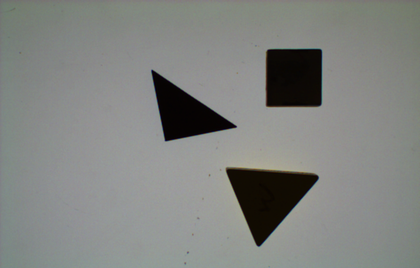
%> input picture Object_recognition/img/new/4.png, 420 x 268 px, shrunk from 752 x 480 before the run
$ octave featureExtraction.m   (GNU Octave 9; MATLAB toolbox functions it lacks are replaced by stand-ins)
%> lines starting %> are read from the running program, lines starting %| are printed output that depends on the picture; in (x1, y1, x2, y2) boxes, pixels count from 0 and x2, y2 are one past the last pixel; in counts of white or black regions, pixels touching at a corner belong together; the program's own positions count from 1
### Object_recognition/imOrientedBox.m
function [rect labels] = imOrientedBox(img, varargin)
%IMORIENTEDBOX Minimum-area oriented bounding box of particles in image
%
%   OBB = imOrientedBox(IMG);
%   Computes the minimum area oriented bounding box of labels in image IMG.
%   IMG is either a binary or a label image. The result OBB is a N-by-5
%   array, containing the center, the length, the width, and the
%   orientation of the bounding box of each particle in image.
%
%   The orientation is given in degrees, in the direction of the greatest
%   box axis.
%
%   OBB = imOrientedBox(IMG, NDIRS);
%   OBB = imOrientedBox(IMG, DIRSET);
%   Specifies either the number of directions to use for computing boxes
%   (default is 180 corresponding to one direction by degree), or the set
%   of directions (in degrees).
%
%   OBB = imOrientedBox(..., SPACING);
%   OBB = imOrientedBox(..., SPACING, ORIGIN);
%   Specifies the spatial calibration of image. Both SPACING and ORIGIN are
%   1-by-2 row vectors. SPACING = [SX SY] contains the size of a pixel.
%   ORIGIN = [OX OY] contains the center position of the top-left pixel of
%   image.
%   If no calibration is specified, spacing = [1 1] and origin = [1 1] are
%   used. If only the sapcing is specified, the origin is set to [0 0].
%
%   OBB = imOrientedBox(..., PNAME, PVALUE);
%   Specify optional arguments as parameter pair-values. Available names
%   are:
%   * 'spacing' the sapcing bewteen pixels
%   * 'origin'  the position of the first pixel
%   * 'angles'  the array of angles used for computation
%   * 'labels'  restrict the computation to the set of specified labels,
%           given as a N-by-1 array
%
%   Example
%   % Compute and display the oriented box of several particles
%     img = imread('rice.png');
%     img2 = img - imopen(img, ones(30, 30));
%     lbl = bwlabel(img2 > 50, 4);
%     boxes = imOrientedBox(lbl);
%     imshow(img); hold on;
%     drawOrientedBox(boxes, 'linewidth', 2, 'color', 'g');
%
%   See also
%   imFeretDiameter, imInertiaEllipse, imMaxFeretDiameter

% ------
% Author: David Legland
% e-mail: david.legland@grignon.inra.fr
% Created: 2011-02-07,    using Matlab 7.9.0.529 (R2009b)
% Copyright 2011 INRA - Cepia Software Platform.

%   HISTORY
%   2011-03-30 use degrees for angles
%   2014-06-17 add psb to specify labels


%% Extract number of orientations

theta = 180;
if ~isempty(varargin) && ~ischar(varargin{1})
    var1 = varargin{1};
    if isscalar(var1)
        % Number of directions given as scalar
        theta = var1;
        varargin(1) = [];

    elseif ndims(var1) == 2 && sum(size(var1) ~= [1 2]) ~= 0 %#ok<ISMAT>
        % direction set given as vector
        theta = var1;
        varargin(1) = [];
    end
end


%% Extract spatial calibration

% default values
spacing = [1 1];
origin  = [1 1];
calib   = false;

% extract spacing (for backward compatibility)
if ~isempty(varargin) && ~ischar(varargin{1})
    spacing = varargin{1};
    varargin(1) = [];
    calib = true;
    origin = [0 0];
end

% extract origin (for backward compatibility)
if ~isempty(varargin) && ~ischar(varargin{1})
    origin = varargin{1};
end

labels  = [];
while length(varargin) > 1 && ischar(varargin{1})
    paramName = varargin{1};
    switch lower(paramName)
        case 'angles'
            theta = varargin{2};
        case 'spacing'
            spacing = varargin{2};
        case 'origin'
            origin = varargin{2};
        case 'labels'
            labels = varargin{2};
        otherwise
            error(['Can not handle param name: ' paramName]);
    end

    varargin(1:2) = [];
end


%% Initialisations

% if theta is scalar, create an array of directions (in degrees)
if isscalar(theta)
    theta = linspace(0, 180, theta+1);
    theta = theta(1:end-1);
end
nTheta = length(theta);

% extract the set of labels is necessary, without the background
if isempty(labels)
    labels = imFindLabels(img);
end
nLabels = length(labels);

% allocate memory for result
rect = zeros(nLabels, 5);


%% Iterate over labels

for i = 1:nLabels
    % extract points of the current particle
    [y, x] = find(img==labels(i));
    if isempty(x)
        continue;
    end

    % transform to physical space if needed
    if calib
        x = (x-1) * spacing(1) + origin(1);
        y = (y-1) * spacing(2) + origin(2);
    end

    % keep only points of the convex hull
    try
        inds = convhull(x, y);
        x = x(inds);
        y = y(inds);
    catch ME %#ok<NASGU>
        % an exception can occur if points are colinear.
        % in this case we transform all points
    end

    % compute convex hull centroid, that corresponds to approximate
    % location of rectangle center
    xc = mean(x);
    yc = mean(y);

    % recenter points (should be better for numerical accuracy)
    x = x - xc;
    y = y - yc;

    % allocate memory for result of Feret Diameter computation
    fd = zeros(1, nTheta);

    % iterate over orientations
    for t = 1:nTheta
        % convert angle to radians, and change sign (to make transformed
        % points aligned along x-axis)
        theta2 = -theta(t) * pi / 180;

        % compute only transformed x-coordinate
        x2  = x * cos(theta2) - y * sin(theta2);

        % compute diameter for extreme coordinates
        xmin    = min(x2);
        xmax    = max(x2);

        % store result (add 1 pixel to consider pixel width)
        dl      = spacing(1) * abs(cos(theta2)) + spacing(2) * abs(sin(theta2));
        fd(t)   = xmax - xmin + dl;
    end

    % compute area of enclosing rectangles with various orientations
    feretArea = fd(:, 1:end/2) .* fd(:, end/2+1:end);

    % find the orientation that produces to minimum area rectangle
    [minArea, indMinArea] = min(feretArea, [], 2); %#ok<ASGLU>

    % convert index to angle (still in degrees)
    indMin90 = indMinArea + nTheta/2;
    if fd(indMinArea) < fd(indMin90)
        thetaMax = theta(indMin90);
    else
        thetaMax = theta(indMinArea);
    end

    % pre-compute trigonometric functions
    cot = cosd(thetaMax);
    sit = sind(thetaMax);

    % elongation in direction of rectangle length
    x2  =   x * cot + y * sit;
    y2  = - x * sit + y * cot;

    % compute extension along main directions
    xmin = min(x2);    xmax = max(x2);
    ymin = min(y2);    ymax = max(y2);

    % position of the center with respect to the centroid compute before
    dl = (xmax + xmin) / 2;
    dw = (ymax + ymin) / 2;

    % change  coordinate from rectangle to user-space
    dx  = dl * cot - dw * sit;
    dy  = dl * sit + dw * cot;

    % coordinates of rectangle center
    xc2 = xc + dx;
    yc2 = yc + dy;

    dsx = spacing(1) * abs(cot) + spacing(2) * abs(sit);
    dsy = spacing(1) * abs(sit) + spacing(2) * abs(cot);

    % size of the rectangle
    rectLength  = xmax - xmin + dsx;
    rectWidth   = ymax - ymin + dsy;

    % concatenate rectangle data
    rect(i,:) = [xc2 yc2 rectLength rectWidth thetaMax];
end

### Object_recognition/featureExtraction.m
%eccentricity
%Form Factor
%solidity
%Aspect Ratio (OBB)
%Extent (OBB)

%это сделано
img = imread('C:\Users\dobre\Documents\MATLAB\final_practice\img\new\4.png');
%> img is the input picture: size 268x420x3 uint8; mean R, G, B 128.7, 131, 127.8
top_crop = 0;
bottom_crop = 0;
left_crop = 0;
right_crop = 0;


img =  img(top_crop+1:end-bottom_crop, left_crop+1:end-right_crop, :);
if size(img, 3) == 3
    gray_img = rgb2gray(img);
else
    gray_img = img;
end
binary_img = imbinarize(gray_img, 'adaptive', 'Sensitivity', 0.616);
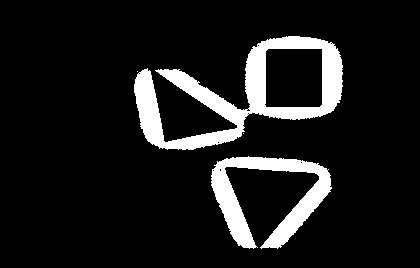
%> binary_img: size 268x420 logical; 10.6% white; 4 white regions (2 under 20 px), largest, box (x1, y1, x2, y2) and area: (134, 36, 343, 150) 7703, (211, 156, 332, 249) 4278
binary_img = imcomplement(binary_img);


% Morfological operations to better divide elements
se = strel('cube', 6);
clean_img = imopen(binary_img, se);
%> clean_img: size 268x385 logical; every value is 1
clean_img = imfill(clean_img, 'holes');
clean_img = imclose(clean_img, se);
%> clean_img: size 268x350 logical; every value is 0

%% Boundaries for regionprops
% Finding boundaries
boundaries = bwperim(clean_img);

% Making thick bounderies
thick_boundaries = imdilate(boundaries, strel('cube', 4));
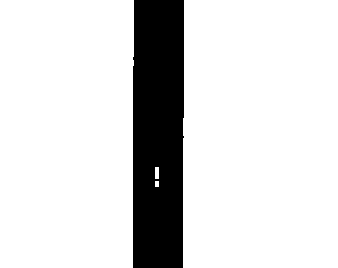
%> thick_boundaries: size 268x338 logical; 85.2% white; 1 black region, box (x1, y1, x2, y2) and area: (133, 0, 184, 268) 13385

%Showing bounds
boundary_img = imoverlay(img, thick_boundaries, [1 0 0]);
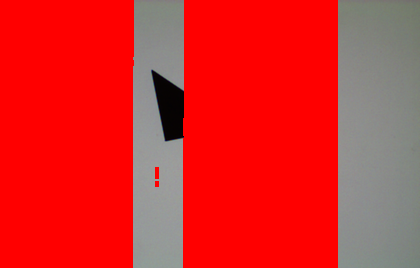
%> boundary_img: size 268x420x3 uint8; mean R, G, B 216.3, 42.3, 41.2

%oriented boundingbox
labeled_img = bwlabel(clean_img);
%> labeled_img: size 268x350 double; every value is 0
num_objects = max(labeled_img(:));
%> num_objects = 0
[obb_all, obb_labels] = imOrientedBox(labeled_img);
%> after the loop in imOrientedBox, `while length(varargin) > 1 && ischar(varargin{1})`: origin = [1 1]; theta = 180; varargin = {}
%> in imOrientedBox, `theta = linspace(0, 180, theta+1);`: theta = 181 values from 0 to 180
%> in imOrientedBox, `theta = theta(1:end-1);`: theta = 180 values from 0 to 179
%> the run ends on the next line
